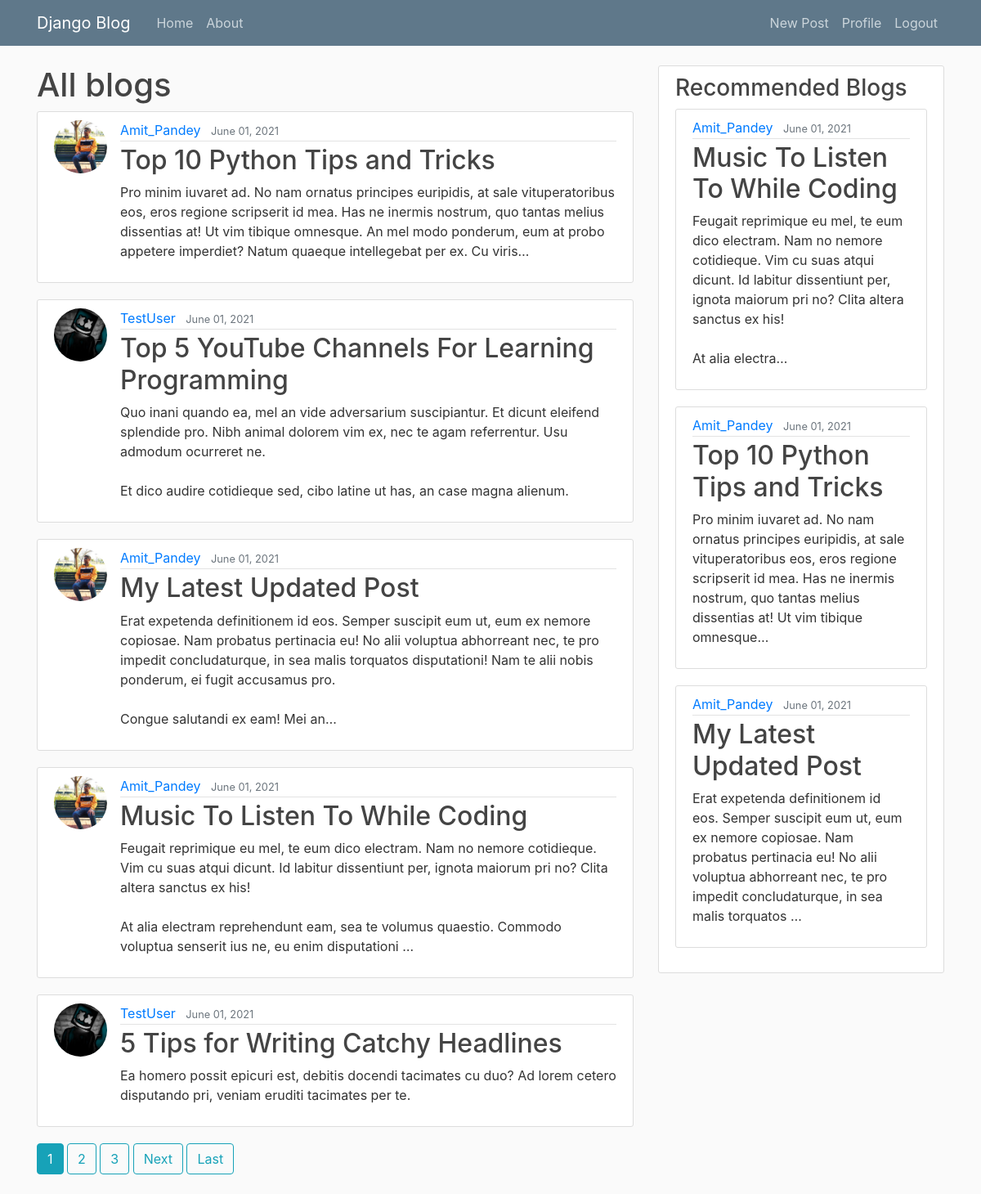
The app's page / (signed in) with its own data.
### blog/models.py (models this page shows, shortened)
class Post(models.Model) :
    category = models.ManyToManyField(Category, related_name='posts', blank=True)
    title = models.CharField(max_length=100)
    content = models.TextField()
    date_posted = models.DateTimeField(default = timezone.now )
    author = models.ForeignKey( User , on_delete=models.CASCADE)

### users/models.py (models this page shows, shortened)
class Profile(models.Model) :
    user = models.OneToOneField(User, on_delete=models.CASCADE)
    image = models.ImageField(default='default.jpg', upload_to='profile_pics')

### blog/views.py (the view)
# urls.py: path('', PostListView , name='blog-home'),
def PostListView(request):
    posts = Post.objects.all().order_by('-date_posted')
    postML=[]
    final_posts = []
    if request.user.is_authenticated:
        postML = Rating.objects.filter(user=request.user)
        posts_list=[]
        for i in postML:
            posts_dict={}
            posts_dict['id']=i.post.id
            posts_dict['rating']=i.rating
            posts_dict['review']=i.review
            posts_list.append(posts_dict)
        filter_li = [24, 28,30]
        for i in filter_li:
            post = Post.objects.get(id=i)
            final_posts.append(post)
    paginator = Paginator(posts, 5)
    page = request.GET.get('page')
    try:
        posts = paginator.page(page)
    except PageNotAnInteger:
        posts = paginator.page(1)
    except EmptyPage:
        posts = paginator.page(paginator.num_pages)
    context = {
        'posts': posts,
        'final_posts':final_posts
    }
    return render(request, 'blog/home.html', context)

### blog/templates/blog/home.html (shortened to what this page needs)
{% extends "blog/base.html" %}
{% block content %}
    <h1>All blogs</h1>
    {% for post in posts %}
        <article class="media content-section">
            <img class="rounded-circle article-img"  src="{{ post.author.profile.image.url }}">
            <div class="media-body">
            <div class="article-metadata">
                <a class="mr-2" href="{% url 'user-posts' post.author.username  %}">{{ post.author }}</a>
                <small class="text-muted">{{ post.date_posted|date:"F d, Y" }}</small>
            </div>
            <h2><a class="article-title" href=" {% url 'post-detail' post.id %} ">{{ post.title }}</a></h2>
            <p class="article-content">{{ post.content | truncatechars:300 }}</p>
            </div>
        </article>
    {% endfor %}
        {% for num in posts.paginator.page_range %}
            {% if posts.number == num %}
                <a class="btn btn-info mb-4" href = "?page={{ num }}">{{ num }}</a>
            {% elif num > posts.number|add:'-3' and num < posts.number|add:'3' %}
            <a class="btn btn-outline-info mb-4" href = "?page={{ num }}">{{ num }}</a>
            {% endif %}
        {%  endfor %}
        {% if posts.has_next %}
        <a class="btn btn-outline-info mb-4" href = "?page={{ posts.next_page_number }}">Next</a>
            <a class="btn btn-outline-info mb-4" href = "?page={{ posts.paginator.num_pages }}">Last</a>
        {% endif %}
{% endblock content %}

### blog/templates/blog/base.html (shortened to what this page needs)
{% load static %}
<!DOCTYPE html>
<html lang="en">
<head>
     <link rel="stylesheet" href="https://maxcdn.bootstrapcdn.com/bootstrap/4.0.0/css/bootstrap.min.css">
     <link rel="stylesheet" type="text/css" href="{% static 'blog/main.css' %}">
     <link rel="stylesheet" href="https://cdnjs.cloudflare.com/ajax/libs/font-awesome/5.15.3/css/all.min.css"/>
</head>
<body>
    <header class="site-header">
        <nav class="navbar navbar-expand-md navbar-dark bg-steel fixed-top">
          <div class="container">
            <a class="navbar-brand mr-4" href=" {% url 'blog-home' %} ">Django Blog</a>
            <div class="collapse navbar-collapse" id="navbarToggle">
              <div class="navbar-nav mr-auto">
                <a class="nav-item nav-link" href=" {% url 'blog-home' %} ">Home</a>
                <a class="nav-item nav-link" href=" {% url 'blog-about' %} ">About</a>
              </div>
              <div class="navbar-nav">
                {% if user.is_authenticated %}
                  <a class="nav-item nav-link" href="{% url 'post-create' %}">New Post</a>
                  <a class="nav-item nav-link" href="{% url 'profile' %}">Profile</a>
                  <a class="nav-item nav-link" href="{% url 'logout' %}">Logout</a>
                {% else %}
                  <a class="nav-item nav-link" href="{% url 'login' %}">Login</a>
                  <a class="nav-item nav-link" href="{% url 'register' %}">Register</a>
                {% endif %}
              </div>
            </div>
          </div>
        </nav>
      </header>
      <main role="main" class="container">
        <div class="row">
          <div class="col-md-8">
            {% block content %}{% endblock %}
          </div>
          {% if request.user.is_authenticated %}
          <div class="col-md-4">
            <div class="content-section">
              <h3>Recommended Blogs</h3>
              {% for post in final_posts %}
              <article class="media content-section">
                  <div class="media-body">
                  <div class="article-metadata">
                      <a class="mr-2" href="{% url 'user-posts' post.author.username  %}">{{ post.author }}</a>
                      <small class="text-muted">{{ post.date_posted|date:"F d, Y" }}</small>
                  </div>
                  <h2><a class="article-title" href=" {% url 'post-detail' post.id %} ">{{ post.title }}</a></h2>
                  <p class="article-content">{{ post.content | truncatechars:200 }}</p>
                  </div>
              </article>
          {% endfor %}
            </div>
          </div>
          {% endif %}
        </div>
      </main>
</body>
</html>

### blog/static/blog/main.css (style rules this page uses)
body { background: #fafafa; color: #333333; margin-top: 5rem; }
h1, h2, h3, h4, h5, h6 { color: #444444; }
.bg-steel { background-color: #5f788a; }
.site-header .navbar-nav .nav-link { color: #cbd5db; }
.content-section { background: #ffffff; padding: 10px 20px; border: 1px solid #dddddd; border-radius: 3px; margin-bottom: 20px; }
.article-title { color: #444444; }
.article-content { white-space: pre-line; }
.article-img { height: 65px; width: 65px; margin-right: 16px; }
.article-metadata { padding-bottom: 1px; margin-bottom: 4px; border-bottom: 1px solid #e3e3e3 }

### records on screen
Post: author.profile.image (picture), author "Amit_Pandey", date_posted "June 01, 2021", title "Top 10 Python Tips and Tricks", content "Pro minim iuvaret ad. No nam ornatus principes euripidis, at sale vituperatoribus eos, eros regione scripserit id mea. Has ne inermis nostrum, quo tantas melius dissentias at! Ut vim tibique omnesque. An mel modo ponderum, eum at probo appetere imperdiet? Natum quaeque intellegebat per ex. Cu viris…", content "Pro minim iuvaret ad. No nam ornatus principes euripidis, at sale vituperatoribus eos, eros regione scripserit id mea. Has ne inermis nostrum, quo tantas melius dissentias at! Ut vim tibique omnesque…"
Post: author.profile.image (picture), author "TestUser", date_posted "June 01, 2021", title "Top 5 YouTube Channels For Learning Programming", content "Quo inani quando ea, mel an vide adversarium suscipiantur. Et dicunt eleifend splendide pro. Nibh animal dolorem vim ex, nec te agam referrentur. Usu admodum ocurreret ne. Et dico audire cotidieque sed, cibo latine ut has, an case magna alienum."
Post: author.profile.image (picture), author "Amit_Pandey", date_posted "June 01, 2021", title "My Latest Updated Post", content "Erat expetenda definitionem id eos. Semper suscipit eum ut, eum ex nemore copiosae. Nam probatus pertinacia eu! No alii voluptua abhorreant nec, te pro impedit concludaturque, in sea malis torquatos disputationi! Nam te alii nobis ponderum, ei fugit accusamus pro. Congue salutandi ex eam! Mei an…", content "Erat expetenda definitionem id eos. Semper suscipit eum ut, eum ex nemore copiosae. Nam probatus pertinacia eu! No alii voluptua abhorreant nec, te pro impedit concludaturque, in sea malis torquatos …"
Post: author.profile.image (picture), author "Amit_Pandey", date_posted "June 01, 2021", title "Music To Listen To While Coding", content "Feugait reprimique eu mel, te eum dico electram. Nam no nemore cotidieque. Vim cu suas atqui dicunt. Id labitur dissentiunt per, ignota maiorum pri no? Clita altera sanctus ex his! At alia electram reprehendunt eam, sea te volumus quaestio. Commodo voluptua senserit ius ne, eu enim disputationi …", content "Feugait reprimique eu mel, te eum dico electram. Nam no nemore cotidieque. Vim cu suas atqui dicunt. Id labitur dissentiunt per, ignota maiorum pri no? Clita altera sanctus ex his! At alia electra…"
Post: author.profile.image (picture), author "TestUser", date_posted "June 01, 2021", title "5 Tips for Writing Catchy Headlines", content "Ea homero possit epicuri est, debitis docendi tacimates cu duo? Ad lorem cetero disputando pri, veniam eruditi tacimates per te."

### other values on screen
{{ num }} "1"
{{ num }} "2" "3"
